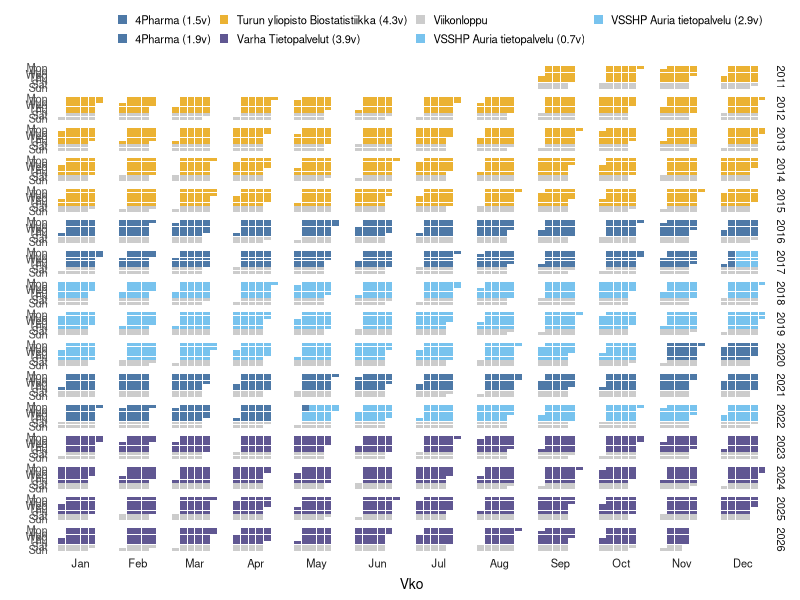
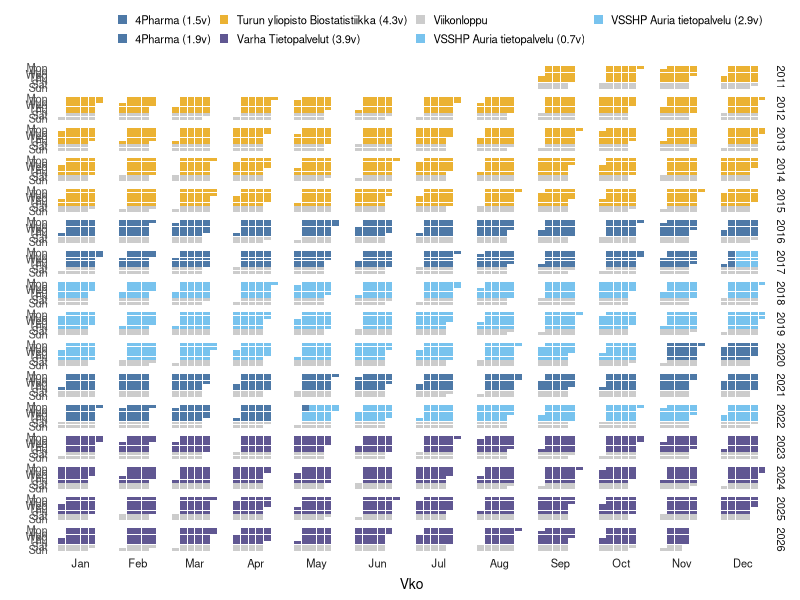

Source code (R) for these figures, in order:
# kirjastot
library(data.table)
library(lubridate)
library(ggplot2)
library(gridExtra)



# päivämäärät
ty.alku <- as.Date("2011-09-01")
ty.loppu <- as.Date("2015-12-31")
fourp1.alku <- as.Date("2016-01-01")
fourp1.loppu <- as.Date("2017-12-10")
atp.alku <- as.Date("2017-12-11")
atp.loppu <- as.Date("2020-10-31")
fourp2.alku <- as.Date("2020-11-01")
fourp2.loppu <- as.Date("2022-05-03")
atp2.alku <- as.Date("2022-05-04")
atp2.loppu <- as.Date("2022-12-31")
varha.alku <- as.Date("2023-01-01")
varha.loppu <- today()

# irtisanomisaika
irt.aika <- 14



# kokoa data.tableksi
ura <- rbind(data.table(date = seq(ty.alku, ty.loppu, 1), workplace = "Turun yliopisto Biostatistiikka"),
             data.table(date = seq(fourp1.alku, fourp1.loppu, 1), workplace = "4Pharma"),
             data.table(date = seq(atp.alku, atp.loppu, 1), workplace = "VSSHP Auria tietopalvelu"),
             data.table(date = seq(fourp2.alku, fourp2.loppu, 1), workplace = "4Pharma"),
             data.table(date = seq(atp2.alku, atp2.loppu, 1), workplace = "VSSHP Auria tietopalvelu"),
             data.table(date = seq(varha.alku, varha.loppu + irt.aika, 1), workplace = "Varha Tietopalvelut"))

# numeroi vuoden ja kuukauden mukaan viikkonumerot
ura[, w := rleid(isoweek(date)), list(year(date), month(date))]

# laske työsuhteen kesto
ura[, workplace := paste(workplace, paste0("(", sprintf("%2.1f", interval(min(date), max(date))/years(1)), "v)")), list(rleid(workplace), workplace)]

# merkitse viikonloput
ura[wday(date, week_start = 1) %in% 6:7, workplace := "Viikonloppu"]



# anna värit ero työpaikoille + viikonlopuille
colmap <- colmap.names <- unique(ura$workplace)
colmap[grepl("Auria", colmap, T)] <- "#56B4E9CC"
colmap[grepl("Bio", colmap, T)] <- "#E69F00CC"
colmap[grepl("4P", colmap, T)] <- "#4E79A7"
colmap[grepl("Varha", colmap, T)] <- "#392D77CC"
colmap[grepl("Viikonloppu", colmap, T)] <- "#CCCCCC"
names(colmap) <- colmap.names



# piirrä kuva
ggplot(ura, aes(x = w, y = wday(date, week_start = 1, label = T))) +
  # piirrä laatikko per viikonpäivä per viikko
  geom_tile(aes(fill = workplace, width = 0.9, height = 0.9), size = 1) +
  # käännä y-akselin suunta
  scale_y_discrete(limits = rev) +
  # muunna x-akseli
  scale_x_discrete() +
  # muuta väritys halutunlaiseksi
  scale_fill_manual(values = colmap) +
  # jaa viikonpäivä x viikko -visualisaatio vuoden ja kuukauden mukaiseksi matriisiksi
  facet_grid(year(date) ~ month(date, label = T), scales="free", space="free", switch = 'x') +
  # aseta selitteet
  labs(x = "Vko", y = "") +
  # hienosäädä teema
  theme_bw(base_size = 10) +
  theme(legend.title = element_blank(),
        panel.grid = element_blank(),
        panel.border = element_blank(),
        axis.ticks = element_blank(),
        strip.background = element_blank(),
        legend.position = "top",
        legend.justification = "right",
        legend.direction = "horizontal",
        legend.key.size = unit(0.3, "cm"),
        legend.spacing.x = unit(0.2, "cm"))


ggsave("ura.png", device = "png", width = 500, height = 500, units = "px", dpi = 180, scale = 3.9)
